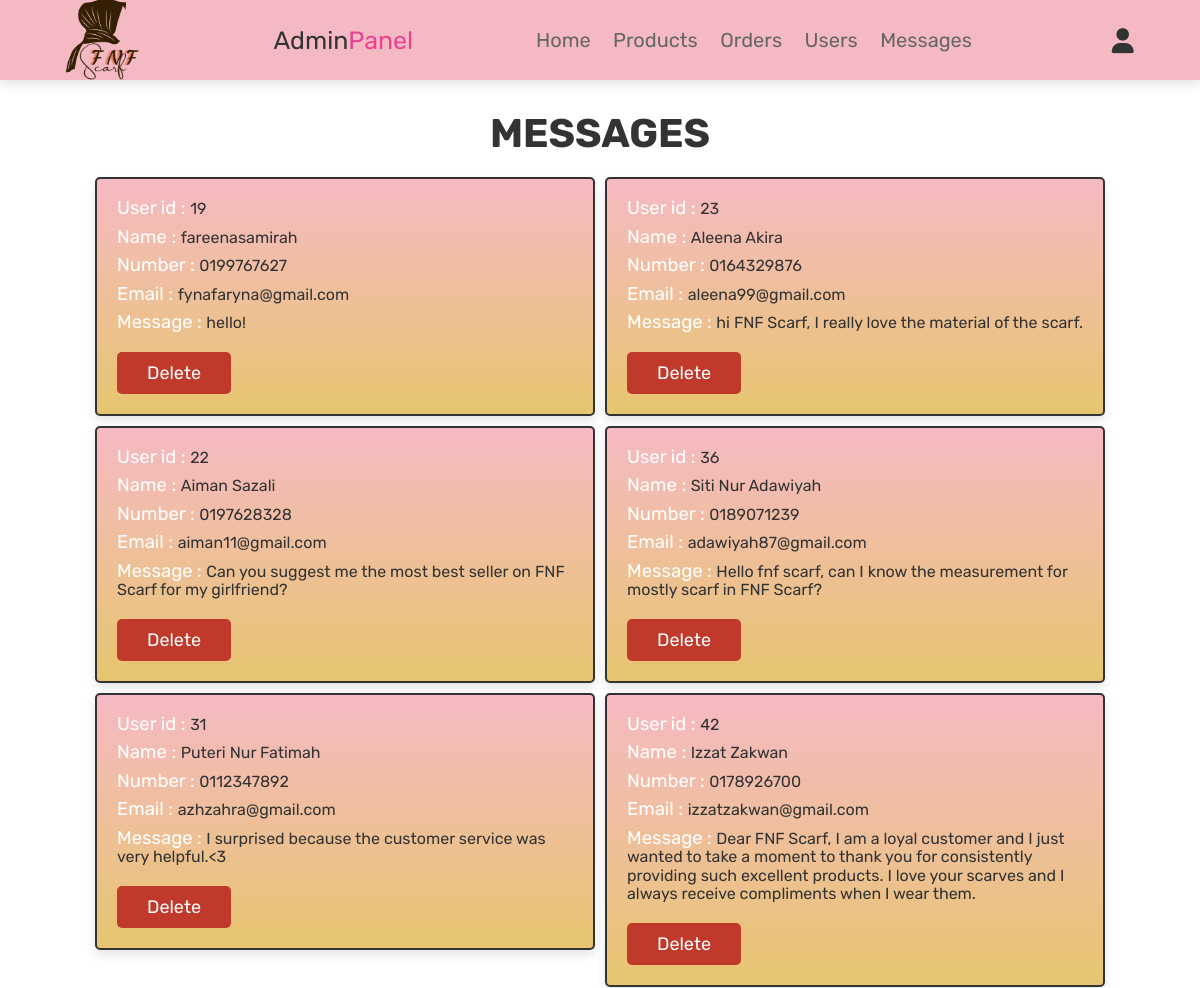
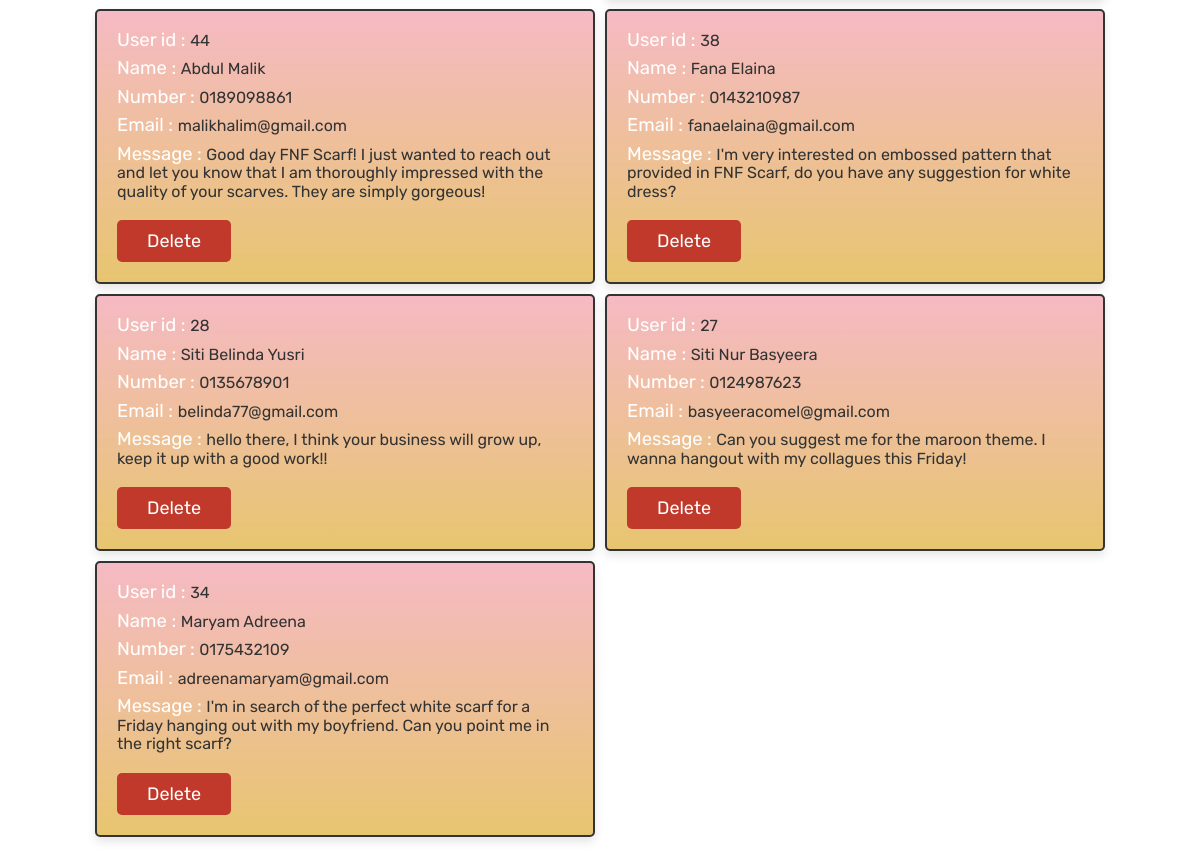
/admin_contacts.php (signed in), run on the app's committed database (2 pictures, top to bottom).
### tables this page shows
CREATE TABLE `message` (
  `message_id` int(100) NOT NULL,
  `user_id` int(100) NOT NULL,
  `name` varchar(100) NOT NULL,
  `email` varchar(100) NOT NULL,
  `number` varchar(12) NOT NULL,
  `message` varchar(500) NOT NULL
);

### admin_contacts.php (the view, shortened to what this page needs)
<?php
@include 'config.php';
?>
<!DOCTYPE html>
<html lang="en">
<head>
   <link rel="stylesheet" href="https://cdnjs.cloudflare.com/ajax/libs/font-awesome/6.0.0/css/all.min.css">
   <link rel="stylesheet" href="css/admin_style.css">
</head>
<body>
<?php @include 'admin_header.php'; ?>
<section class="messages">
   <h1 class="title">messages</h1>
   <div class="box-container">
      <?php
       $select_message = mysqli_query($conn, "SELECT * FROM `message`") or die('query failed');
       if(mysqli_num_rows($select_message) > 0)
       {
         while($fetch_message = mysqli_fetch_assoc($select_message))
         {
      ?>
      <div class="box">
         <p>User id : <span><?php echo $fetch_message['user_id']; ?></span> </p>
         <p>Name : <span><?php echo $fetch_message['name']; ?></span> </p>
         <p>Number : <span><?php echo $fetch_message['number']; ?></span> </p>
         <p>Email : <span><?php echo $fetch_message['email']; ?></span> </p>
         <p>Message : <span><?php echo $fetch_message['message']; ?></span> </p>
         <a href="admin_contacts.php?delete=<?php echo $fetch_message['user_id']; ?>" onclick="return confirm('delete this message?');" class="delete-btn">delete</a>
      </div>
      <?php
         }
      }
      else
      {
         echo '<p class="empty">you have no messages!</p>';
      }
      ?>
   </div>
</section>
</body>
</html>

### admin_header.php (shortened to what this page needs)
<header class="header">
   <div class="flex">
   <img src="images/logo6.png" alt="logo">
      <a href="admin_page.php" class="logo">Admin<span>Panel</span></a>
      <nav class="navbar">
         <a href="admin_page.php">Home</a>
         <a href="admin_products.php">Products</a>
         <a href="admin_orders.php">Orders</a>
         <a href="admin_users.php">Users</a>
         <a href="admin_contacts.php">Messages</a>
      </nav>
      <div class="icons">
         <div id="user-btn" class="fas fa-user"></div>
      </div>
   </div>
</header>

### css/admin_style.css (style rules this page uses)
:root { --pink:#e84393; --pink2-shadow:rgba(236, 120, 139, 0.514); --red:#c0392b; --orange:#f39c12; --yellow: #DAA520; --black:#333; --white:#fff; --light-color:#666; --light-white:#ccc; --light-bg:#f5f5f5; --border:.2rem solid var(--black); --box-shadow:0 .5rem 1rem rgba(0,0,0,.1); }
* { font-family: 'Rubik', sans-serif; margin:0; padding:0; box-sizing: border-box; outline: none; border:none; text-decoration: none; transition:all .2s linear; }
html { font-size: 62.5%; overflow-x: hidden; scroll-behavior: smooth; scroll-padding-top: 6.5rem; }
body { background: url(../images/bg4.png); }
section { padding:3rem 2rem; }
.title { text-align: center; margin-bottom: 2rem; color:var(--black); text-transform: uppercase; font-size: 4rem; }
.btn, .delete-btn, .option-btn { display: inline-block; border-radius: .5rem; margin-top: 1rem; font-size: 1.8rem; color:var(--white); cursor: pointer; padding:1rem 3rem; text-transform: capitalize; }
.delete-btn { background-color: var(--red); }
.header { position: sticky; top:0; left:0; right:0; z-index: 1000; background-color: var(--pink2-shadow); box-shadow: var(--box-shadow); backdrop-filter: blur(5px); }
.header .flex { display: flex; align-items: center; justify-content: space-around; padding:10px; max-width: 1200px; height: 80px; margin:0 auto; position: relative; }
.header .flex img { padding-right: 8px; width: 8%; }
.header .flex .icons div { font-size: 2.5rem; margin-left: 1.7rem; cursor: pointer; color:var(--black); }
.header .flex .navbar a { margin:0 1rem; font-size: 2rem; color:var(--light-color); }
.header .flex .logo { font-size: 2.5rem; color:var(--black); }
.header .flex .logo span { color:var(--pink); }
.messages .box-container { display: grid; grid-template-columns: repeat(auto-fit, 50rem); gap:1rem; align-items: flex-start; max-width: 3500px; margin: 0 auto; justify-content: center; }
.messages .box-container .box { padding:2rem; border:var(--border); background: linear-gradient( rgba(236, 120, 139, 0.514),#daa520a4); box-shadow: var(--box-shadow); border-radius: .5rem; backdrop-filter: blur(3px); }
.messages .box-container .box p { font-size: 18.5px; color:var(--white); margin-bottom: 1rem; line-height: 1; }
.messages .box-container .box p span { font-size: 16px; color:var(--black); }

### data on the page
message: user "19", name "fareenasamirah", number "0199767627", email "fynafaryna@gmail.com", message "hello!"
message: user "23", name "Aleena Akira", number "0164329876", email "aleena99@gmail.com", message "hi FNF Scarf, I really love the material of the scarf."
message: user "22", name "Aiman Sazali", number "0197628328", email "aiman11@gmail.com", message "Can you suggest me the most best seller on FNF Scarf for my girlfriend?"
message: user "36", name "Siti Nur Adawiyah", number "0189071239", email "adawiyah87@gmail.com", message "Hello fnf scarf, can I know the measurement for mostly scarf in FNF Scarf?"
message: user "31", name "Puteri Nur Fatimah", number "0112347892", email "azhzahra@gmail.com", message "I surprised because the customer service was very helpful.<3"
message: user "42", name "Izzat Zakwan", number "0178926700", email "izzatzakwan@gmail.com", message "Dear FNF Scarf, I am a loyal customer and I just wanted to take a moment to thank you for consistently providing such excellent products. I love your scarves and I always receive compliments when I wear them."
message: user "44", name "Abdul Malik", number "0189098861", email "malikhalim@gmail.com", message "Good day FNF Scarf! I just wanted to reach out and let you know that I am thoroughly impressed with the quality of your scarves. They are simply gorgeous!"
message: user "38", name "Fana Elaina", number "0143210987", email "fanaelaina@gmail.com", message "I'm very interested on embossed pattern that provided in FNF Scarf, do you have any suggestion for white dress?"
message: user "28", name "Siti Belinda Yusri", number "0135678901", email "belinda77@gmail.com", message "hello there, I think your business will grow up, keep it up with a good work!!"
message: user "27", name "Siti Nur Basyeera", number "0124987623", email "basyeeracomel@gmail.com", message "Can you suggest me for the maroon theme. I wanna hangout with my collagues this Friday!"
message: user "34", name "Maryam Adreena", number "0175432109", email "adreenamaryam@gmail.com", message "I'm in search of the perfect white scarf for a Friday hanging out with my boyfriend. Can you point me in the right scarf?"
